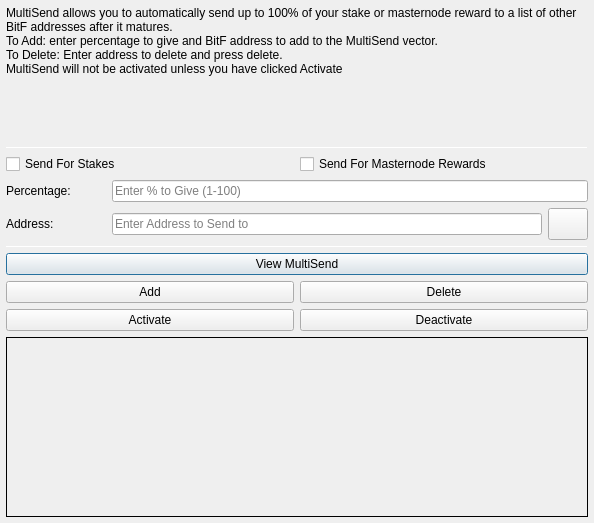
<?xml version="1.0" encoding="UTF-8"?>
<ui version="4.0">
 <class>MultiSendDialog</class>
 <widget class="QDialog" name="MultiSendDialog">
  <property name="windowModality">
   <enum>Qt::NonModal</enum>
  </property>
  <property name="geometry">
   <rect>
    <x>0</x>
    <y>0</y>
    <width>594</width>
    <height>523</height>
   </rect>
  </property>
  <property name="windowTitle">
   <string>MultiSend</string>
  </property>
  <layout class="QVBoxLayout" name="verticalLayout" stretch="0">
   <property name="leftMargin">
    <number>6</number>
   </property>
   <property name="topMargin">
    <number>6</number>
   </property>
   <property name="rightMargin">
    <number>6</number>
   </property>
   <property name="bottomMargin">
    <number>6</number>
   </property>
   <item>
    <layout class="QVBoxLayout" name="verticalLayout_Main" stretch="1,1,1,1,1,1">
     <item>
      <widget class="QLabel" name="label_2">
       <property name="lineWidth">
        <number>1</number>
       </property>
       <property name="text">
        <string>MultiSend allows you to automatically send up to 100% of your stake or masternode reward to a list of other BitF addresses after it matures.
To Add: enter percentage to give and BitF address to add to the MultiSend vector.
To Delete: Enter address to delete and press delete.
MultiSend will not be activated unless you have clicked Activate</string>
       </property>
       <property name="alignment">
        <set>Qt::AlignLeading|Qt::AlignLeft|Qt::AlignTop</set>
       </property>
       <property name="wordWrap">
        <bool>true</bool>
       </property>
      </widget>
     </item>
     <item>
      <widget class="Line" name="line">
       <property name="minimumSize">
        <size>
         <width>0</width>
         <height>1</height>
        </size>
       </property>
       <property name="maximumSize">
        <size>
         <width>16777215</width>
         <height>1</height>
        </size>
       </property>
       <property name="orientation">
        <enum>Qt::Horizontal</enum>
       </property>
      </widget>
     </item>
     <item>
      <layout class="QVBoxLayout" name="verticalLayout_Settings">
       <item>
        <layout class="QHBoxLayout" name="horizontalLayout">
         <item>
          <widget class="QCheckBox" name="multiSendStakeCheckBox">
           <property name="text">
            <string>Send For Stakes</string>
           </property>
          </widget>
         </item>
         <item>
          <widget class="QCheckBox" name="multiSendMasternodeCheckBox">
           <property name="text">
            <string>Send For Masternode Rewards</string>
           </property>
          </widget>
         </item>
        </layout>
       </item>
       <item>
        <layout class="QHBoxLayout" name="horizontalLayout_6">
         <item>
          <widget class="QLabel" name="label">
           <property name="minimumSize">
            <size>
             <width>100</width>
             <height>0</height>
            </size>
           </property>
           <property name="toolTip">
            <string>Percentage of stake to send</string>
           </property>
           <property name="text">
            <string>Percentage:</string>
           </property>
          </widget>
         </item>
         <item>
          <widget class="QLineEdit" name="multiSendPercentEdit">
           <property name="toolTip">
            <string>Enter whole numbers 1 - 100</string>
           </property>
           <property name="placeholderText">
            <string>Enter % to Give (1-100)</string>
           </property>
          </widget>
         </item>
        </layout>
       </item>
       <item>
        <layout class="QHBoxLayout" name="horizontalLayout_7">
         <item>
          <widget class="QLabel" name="label_5">
           <property name="minimumSize">
            <size>
             <width>100</width>
             <height>0</height>
            </size>
           </property>
           <property name="toolTip">
            <string>Address to send portion of stake to</string>
           </property>
           <property name="text">
            <string>Address:</string>
           </property>
          </widget>
         </item>
         <item>
          <widget class="QLineEdit" name="multiSendAddressEdit">
           <property name="toolTip">
            <string/>
           </property>
           <property name="placeholderText">
            <string>Enter Address to Send to</string>
           </property>
          </widget>
         </item>
         <item>
          <widget class="QPushButton" name="addressBookButton">
           <property name="maximumSize">
            <size>
             <width>16777215</width>
             <height>32</height>
            </size>
           </property>
           <property name="toolTip">
            <string>Choose an address from the address book</string>
           </property>
           <property name="text">
            <string/>
           </property>
           <property name="icon">
            <iconset resource="../BitF.qrc">
             <normaloff>:/icons/address-book</normaloff>:/icons/address-book</iconset>
           </property>
           <property name="shortcut">
            <string>Alt+A</string>
           </property>
           <property name="autoDefault">
            <bool>false</bool>
           </property>
          </widget>
         </item>
        </layout>
       </item>
      </layout>
     </item>
     <item>
      <widget class="Line" name="line_2">
       <property name="minimumSize">
        <size>
         <width>0</width>
         <height>1</height>
        </size>
       </property>
       <property name="maximumSize">
        <size>
         <width>16777215</width>
         <height>1</height>
        </size>
       </property>
       <property name="orientation">
        <enum>Qt::Horizontal</enum>
       </property>
      </widget>
     </item>
     <item>
      <layout class="QVBoxLayout" name="verticalLayout_Buttons">
       <item>
        <layout class="QHBoxLayout" name="horizontalLayout_4">
         <item>
          <widget class="QPushButton" name="viewButton">
           <property name="toolTip">
            <string/>
           </property>
           <property name="statusTip">
            <string>View MultiSend Vector</string>
           </property>
           <property name="text">
            <string>View MultiSend</string>
           </property>
          </widget>
         </item>
        </layout>
       </item>
       <item>
        <layout class="QHBoxLayout" name="horizontalLayout_2">
         <item>
          <widget class="QPushButton" name="addButton">
           <property name="toolTip">
            <string/>
           </property>
           <property name="statusTip">
            <string>Add to MultiSend Vector</string>
           </property>
           <property name="text">
            <string>Add</string>
           </property>
          </widget>
         </item>
         <item>
          <widget class="QPushButton" name="deleteButton">
           <property name="toolTip">
            <string/>
           </property>
           <property name="statusTip">
            <string>Delete Address From MultiSend Vector</string>
           </property>
           <property name="text">
            <string>Delete</string>
           </property>
          </widget>
         </item>
        </layout>
       </item>
       <item>
        <layout class="QHBoxLayout" name="horizontalLayout_5">
         <item>
          <widget class="QPushButton" name="activateButton">
           <property name="statusTip">
            <string>Activate MultiSend</string>
           </property>
           <property name="text">
            <string>Activate</string>
           </property>
          </widget>
         </item>
         <item>
          <widget class="QPushButton" name="disableButton">
           <property name="statusTip">
            <string>Deactivate MultiSend</string>
           </property>
           <property name="text">
            <string>Deactivate</string>
           </property>
          </widget>
         </item>
        </layout>
       </item>
      </layout>
     </item>
     <item>
      <widget class="QLabel" name="message">
       <property name="minimumSize">
        <size>
         <width>0</width>
         <height>180</height>
        </size>
       </property>
       <property name="frameShape">
        <enum>QFrame::Panel</enum>
       </property>
       <property name="frameShadow">
        <enum>QFrame::Plain</enum>
       </property>
       <property name="lineWidth">
        <number>1</number>
       </property>
       <property name="midLineWidth">
        <number>1</number>
       </property>
       <property name="text">
        <string/>
       </property>
       <property name="alignment">
        <set>Qt::AlignLeading|Qt::AlignLeft|Qt::AlignTop</set>
       </property>
       <property name="wordWrap">
        <bool>true</bool>
       </property>
      </widget>
     </item>
    </layout>
   </item>
  </layout>
 </widget>
 <resources>
  <include location="../BitF.qrc"/>
 </resources>
 <connections/>
</ui>
